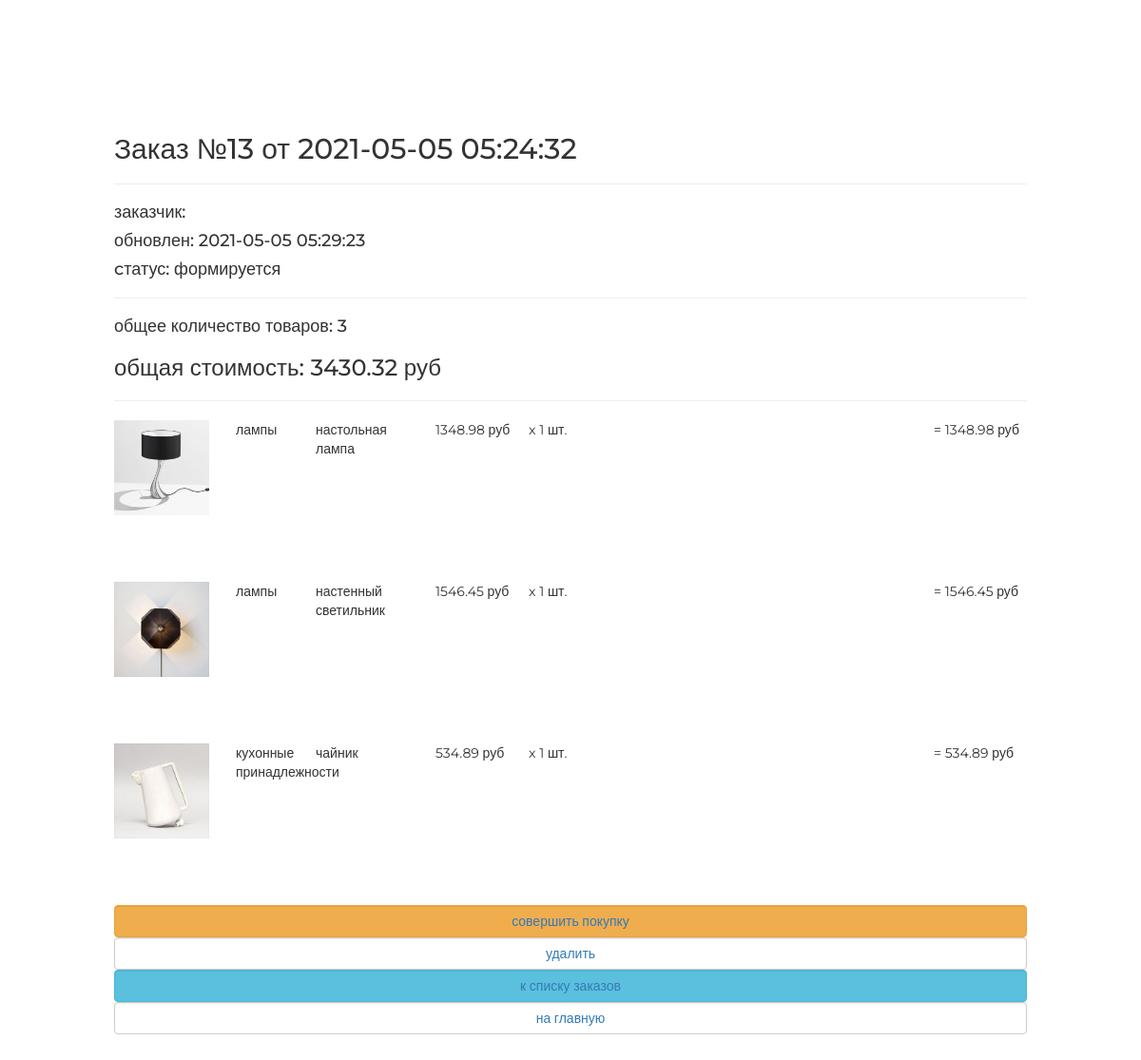
Screenshot of /order/read/13/ with the database file from the repository.
### ordersapp/models.py (models this page shows, shortened)
class Order(models.Model):
    FORMING = 'FM'
    SENT_TO_PROCEED = 'STP'
    PROCEEDED = 'PRO'
    PAID = 'PD'
    READY = 'RDY'
    CANCEL = 'CNC'
    ORDER_STATUSES = (
        (FORMING, 'формируется'),
        (SENT_TO_PROCEED, 'отправлен в обработку'),
        (PROCEEDED, 'обработан'),
        (PAID, 'оплачен'),
        (READY, 'готов к выдаче'),
        (CANCEL, 'отменен'),
    )
    user = models.ForeignKey(settings.AUTH_USER_MODEL, on_delete=models.CASCADE)
    created = models.DateTimeField(auto_now_add=True, verbose_name='создан')
    updated = models.DateTimeField(auto_now=True, verbose_name='изменен')
    status = models.CharField(db_index=True, choices=ORDER_STATUSES, default=FORMING, verbose_name='статус', max_length=3)
    is_active = models.BooleanField(db_index=True, default=True, verbose_name='статус')
    class Meta:
        ordering = ('-created',)
        verbose_name = 'заказ'
        verbose_name_plural = 'заказы'
    def get_total_quantity(self):
        items = self.orderitems.select_related()
        return sum(list(map(lambda x: x.quantity, items)))
    def get_total_cost(self):
        items = self.orderitems.select_related()
        return sum(list(map(lambda x: x.get_product_cost, items)))

class OrderItem(models.Model):
    objects = OrderItemQuerySet.as_manager()
    order = models.ForeignKey(Order, db_index=True,  on_delete=models.CASCADE, related_name='orderitems')
    product = models.ForeignKey(Product, db_index=True,  on_delete=models.CASCADE)
    quantity = models.PositiveSmallIntegerField(verbose_name='количество', default=0)
    @property
    def get_product_cost(self):
        return self.quantity * self.product.price

### mainapp/models.py (models this page shows, shortened)
class Product(models.Model):
    category = models.ForeignKey(ProductCategory, db_index=True,  on_delete=models.CASCADE)
    name = models.CharField(verbose_name='наименование продука', max_length=128)
    image = models.ImageField(upload_to='product_images', blank=True)
    short_desc = models.CharField(verbose_name='кратокое описание продукта', max_length=60, blank=True)
    description = models.TextField(verbose_name='описание продукта', blank=True)
    price = models.DecimalField(verbose_name='цена продукта', max_digits=8, decimal_places=2, default=0)
    quantity = models.PositiveIntegerField(verbose_name='количество на складе', default=0)
    is_active = models.BooleanField(db_index=True, verbose_name='активна', default=True)

class ProductCategory(models.Model):
    name = models.CharField(verbose_name='наиментование категории', max_length=64, unique=True)
    description = models.TextField(verbose_name='описание категории', blank=True)
    create_dt = models.DateTimeField(verbose_name='дата создания категории', auto_now_add=True)
    is_active = models.BooleanField(db_index=True, verbose_name='активна', default=True)

### ordersapp/views.py (the view)
# urls.py: path('read/<int:pk>/', ordersapp.OrderReadView.as_view(), name='order_read'),
class OrderReadView(DetailView):
    model = Order

### adminapp/templatetags/my_tags.py (called while the page is built)
@register.filter(name='media_folder_products')
def media_folder_products(string):
    if not string:
        string = 'products_images/default.jpg'
    return f'{settings.MEDIA_URL}{string}'

### mainapp/context_processors.py (called while the page is built)
def basket(request):
    print(f'context processor basket works')
    basket = []
    if request.user.is_authenticated:
        basket = Basket.objects.filter(user=request.user).order_by('product__category').select_related()
    return {
        'basket': basket,
    }

### ordersapp/templates/ordersapp/order_detail.html
{% extends "ordersapp/base.html" %}
{% load static %}
{% load my_tags %}
{% block content %}
   {% include 'ordersapp/includes/inc_order_summary.html' %}
   <div class="basket_list">
       {% for item in object.orderitems.select_related %}
           <div class="basket_record">
               <img src="{{ item.product.image|media_folder_products }}"
                    alt="{{ item.product.short_desc }}" style="width: 100px; float: left">
               <span class="category_name">
                   {{ item.product.category.name }}
               </span>
               <span class="product_name">{{ item.product.name }}</span>
               <span class="product_price">
                   {{ item.product.price }}&nbspруб
               </span>
               <span class="product_quantitiy">
                   x {{ item.quantity }} шт.
               </span>
               <span class="product_cost" style="float: right">
                    = {{ item.get_product_cost }}&nbspруб
               </span>
           </div>
       {% endfor %}
   </div>
   {% include 'ordersapp/includes/inc_order_actions.html' %}
{% endblock %}

### ordersapp/templates/ordersapp/includes/inc_order_summary.html (shortened to what this page needs)
{% if object %}
   <div class="h2">
       Заказ №{{ object.pk }} от {{ object.created|date:"Y-m-d H:i:s" }}
   </div>
   <hr>
   <div class="h4">заказчик: {{ user.last_name }} {{ user.first_name }} </div>
   <div class="h4">обновлен: {{ object.updated|date:"Y-m-d H:i:s" }}</div>
   <div class="h4">cтатус: {{ object.get_status_display }}</div>
   <hr>
   <div class="h4">
       общее количество товаров:
       <span class="order_total_quantity">
           {{ object.get_total_quantity }}
       </span>
   </div>
   <div class="h3">
       общая стоимость:
       <span class="order_total_cost">
           {{ object.get_total_cost }}
       </span> руб
   </div>
{% endif %}
<hr>

### static/css/style.css (style rules this page uses)
* { margin: 0; padding: 0; }
body { font-family: 'Montserrat', sans-serif; }
html, body { height: 100%; }
.basket_list span.category_name { margin-left: 2em; width: 5em; position: relative; display: block; float: left; }
.basket_list span.product_name { margin-left: 1em; width: 8em; position: relative; display: block; float: left; }
.basket_list span.product_price { margin-left: 1em; width: 7em; position: relative; display: block; float: left; }
.basket_list span.product_cost { margin-left: 1em; width: 7em; position: relative; display: block; float: left; }
.basket_list .basket_record { position: relative; display: block; height: 170px; float: none; }

### rows the page displays
Order: pk "13", created "2021-05-05 05:24:32", updated "2021-05-05 05:29:23", status "формируется", get_total_quantity "3", get_total_cost "3430.32"
OrderItem: product.image|media_folder_products (picture), product.category.name "лампы", product.name "настольная лампа", product.price "1348.98", quantity "1", get_product_cost "1348.98"
OrderItem: product.image|media_folder_products (picture), product.category.name "лампы", product.name "настенный светильник", product.price "1546.45", quantity "1", get_product_cost "1546.45"
OrderItem: product.image|media_folder_products (picture), product.category.name "кухонные принадлежности", product.name "чайник", product.price "534.89", quantity "1", get_product_cost "534.89"
